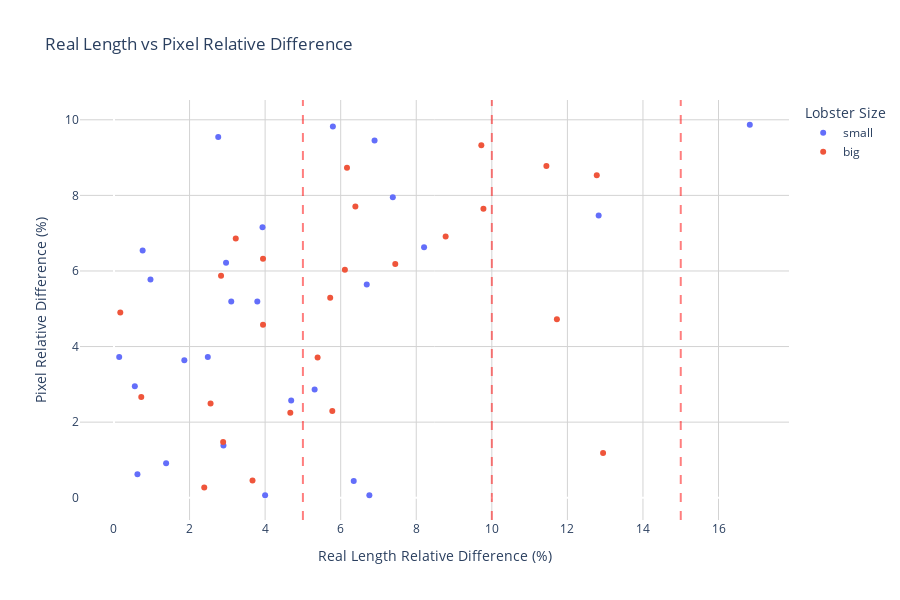

The notebook cell saved with this chart:
### Code cell
import plotly.express as px
import plotly.graph_objects as go

# Create the scatter plot
fig = px.scatter(
    new_df, 
    x='real_length_rel_diff',
    y='pixel_rel_diff',
    color='lobster_size',
    hover_data=['image_name', 'real_length_rel_diff', 'pixel_rel_diff'],
    title='Real Length vs Pixel Relative Difference',
    labels={
        'real_length_rel_diff': 'Real Length Relative Difference (%)',
        'pixel_rel_diff': 'Pixel Relative Difference (%)',
        'lobster_size': 'Lobster Size'
    }
)

# Add vertical lines for error ranges
fig.add_vline(x=5, line_dash="dash", line_color="red", opacity=0.5)
fig.add_vline(x=10, line_dash="dash", line_color="red", opacity=0.5)
fig.add_vline(x=15, line_dash="dash", line_color="red", opacity=0.5)

# Update layout for better visualization
fig.update_layout(
    hovermode='closest',
    plot_bgcolor='white',
    width=900,
    height=600
)

# Add grid lines
fig.update_xaxes(showgrid=True, gridwidth=1, gridcolor='LightGray')
fig.update_yaxes(showgrid=True, gridwidth=1, gridcolor='LightGray')

# Show the plot
fig.show()

### Figure 1 — Plotly figure (JSON) as saved in the notebook; plotly's stock layout.template omitted (floating-point values rounded to 4 significant figures)
{"data": [{"customdata": [["undistorted_GX010191_37_1242"], ["undistorted_GX010191_8_309"], ["undistorted_GX010191_32_305"], ["undistorted_GX010191_100_1250"], ["undistorted_GX010194_39_513"], ["undistorted_GX010191_35_1167"], ["undistorted_GX010191_42_1339"], ["undistorted_GX010191_28_230"], ["undistorted_GX010191_17_509"], ["undistorted_GX010191_105_1312"], ["undistorted_GX010191_36_1195"], ["undistorted_GX010193_18_1289"], ["undistorted_GX010191_114_1383"], ["undistorted_GX010191_34_350"], ["undistorted_GX010191_35_367"], ["undistorted_GX010191_38_1266"], ["undistorted_GX010191_10_370"], ["undistorted_GX010192_26_1578"], ["undistorted_GX010191_106_1320"], ["undistorted_GX010194_7_885"], ["undistorted_GX010193_28_1584"], ["undistorted_GX010194_19_285"], ["undistorted_GX010191_47_507"], ["undistorted_GX010194_26_373"], ["undistorted_GX010193_19_1334"], ["undistorted_GX010193_20_1365"]], "hovertemplate": "Lobster Size=small<br>Real Length Relative Difference (%)=%{x}<br>Pixel Relative Difference (%)=%{y}<br>image_name=%{customdata[0]}<extra></extra>", "legendgroup": "small", "marker": {"color": "#636efa", "symbol": "circle"}, "mode": "markers", "name": "small", "orientation": "v", "showlegend": true, "type": "scatter", "x": [4.0, 6.759, 6.345, 1.379, 0.6207, 2.897, 4.69, 5.31, 1.862, 2.483, 0.1379, 0.5517, 3.103, 2.966, 0.7586, 3.931, 2.759, 3.793, 6.897, 6.69, 0.9655, 8.207, 5.793, 12.83, 7.379, 16.83], "xaxis": "x", "y": [0.0682, 0.0656, 0.4425, 0.91, 0.6184, 1.383, 2.576, 2.865, 3.639, 3.723, 3.726, 2.951, 5.194, 6.217, 6.543, 7.158, 9.544, 5.19, 9.456, 5.643, 5.776, 6.626, 9.824, 7.466, 7.95, 9.869], "yaxis": "y"}, {"customdata": [["undistorted_GX010193_11_1065"], ["undistorted_GX010193_27_1553"], ["undistorted_GX010191_94_1132"], ["undistorted_GX010191_31_283"], ["undistorted_GX010191_35_367"], ["undistorted_GX010191_34_350"], ["undistorted_GX010191_88_1016"], ["undistorted_GX010191_37_1242"], ["undistorted_GX010191_47_507"], ["undistorted_GX010191_8_309"], ["undistorted_GX010191_28_230"], ["undistorted_GX010191_34_1128"], ["undistorted_GX010191_17_509"], ["undistorted_GX010191_41_1322"], ["undistorted_GX010191_42_1339"], ["undistorted_GX010191_36_1195"], ["undistorted_GX010191_43_1353"], ["undistorted_GX010191_105_1312"], ["undistorted_GX010191_110_1355"], ["undistorted_GX010191_32_305"], ["undistorted_GX010191_14_460"], ["undistorted_GX010191_16_495"], ["undistorted_GX010192_26_1578"], ["undistorted_GX010191_15_479"], ["undistorted_GX010191_117_1408"]], "hovertemplate": "Lobster Size=big<br>Real Length Relative Difference (%)=%{x}<br>Pixel Relative Difference (%)=%{y}<br>image_name=%{customdata[0]}<extra></extra>", "legendgroup": "big", "marker": {"color": "#EF553B", "symbol": "circle"}, "mode": "markers", "name": "big", "orientation": "v", "showlegend": true, "type": "scatter", "x": [2.389, 3.667, 12.94, 2.889, 4.667, 2.556, 5.778, 0.7222, 5.389, 0.1667, 11.72, 5.722, 2.833, 6.111, 7.444, 3.944, 8.778, 3.222, 9.778, 6.389, 9.722, 12.78, 3.944, 11.44, 6.167], "xaxis": "x", "y": [0.2719, 0.4546, 1.181, 1.474, 2.246, 2.496, 2.295, 2.663, 3.71, 4.902, 4.722, 5.291, 5.874, 6.031, 6.186, 6.322, 6.911, 6.858, 7.649, 7.709, 9.329, 8.533, 4.58, 8.778, 8.734], "yaxis": "y"}], "layout": {"height": 600, "hovermode": "closest", "legend": {"title": {"text": "Lobster Size"}, "tracegroupgap": 0}, "plot_bgcolor": "white", "shapes": [{"line": {"color": "red", "dash": "dash"}, "opacity": 0.5, "type": "line", "x0": 5, "x1": 5, "xref": "x", "y0": 0, "y1": 1, "yref": "y domain"}, {"line": {"color": "red", "dash": "dash"}, "opacity": 0.5, "type": "line", "x0": 10, "x1": 10, "xref": "x", "y0": 0, "y1": 1, "yref": "y domain"}, {"line": {"color": "red", "dash": "dash"}, "opacity": 0.5, "type": "line", "x0": 15, "x1": 15, "xref": "x", "y0": 0, "y1": 1, "yref": "y domain"}], "title": {"text": "Real Length vs Pixel Relative Difference"}, "width": 900, "xaxis": {"anchor": "y", "domain": [0, 1], "gridcolor": "LightGray", "gridwidth": 1, "showgrid": true, "title": {"text": "Real Length Relative Difference (%)"}}, "yaxis": {"anchor": "x", "domain": [0, 1], "gridcolor": "LightGray", "gridwidth": 1, "showgrid": true, "title": {"text": "Pixel Relative Difference (%)"}}}}
